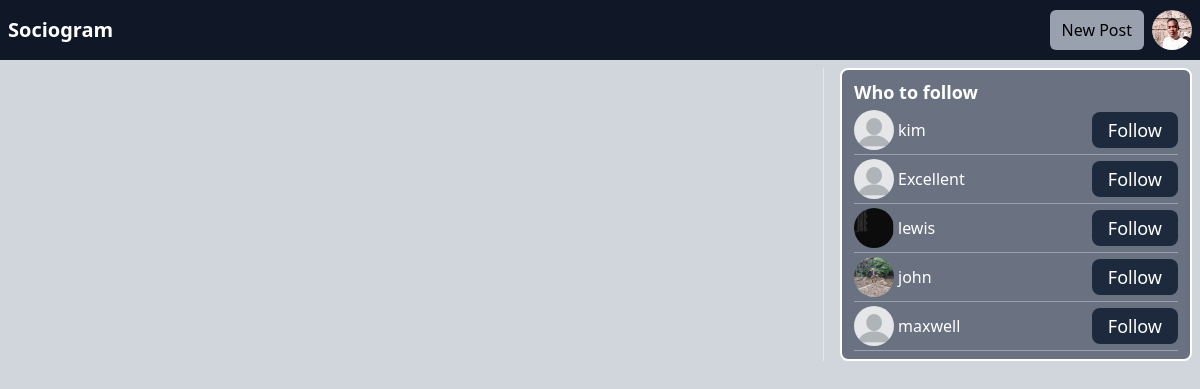
The page / (signed in) on the database its author committed.
### accounts/models.py (models this page shows)
class Profile(models.Model):
    user = models.ForeignKey(User, on_delete=models.CASCADE)
    id_user = models.IntegerField()
    bio = models.TextField(blank=True)
    profileimg = models.ImageField(upload_to='profile_images', default='blank-profile.png')
    backgroundimg = models.ImageField(
        upload_to="profile_images", default="blank-profile.png"
    )
    location = models.CharField(max_length=100, blank=True)
    def __str__(self):
        return self.user.username

### core/views.py (the view)
# urls.py: path("", views.index, name="index"),
@login_required(login_url="accounts:login")
def index(request):
    user_object = User.objects.get(username=request.user.username)
    user_profile = []
    username = request.user.username
    try:
        user_profile = Profile.objects.get(user=user_object)
    except:
        print("profile does not exist")
    user_following_list = []
    feed = []
    user_following = FollowersCount.objects.filter(follower=request.user.username)
    for users in user_following:
        user_following_list.append(users.user)
    for username in user_following_list:
        feed_list = Post.objects.filter(user=username)
        feed.append(feed_list)
    feed_list = list(chain(*feed))
    users = User.objects.all()
    user_following_all = []
    for user in user_following:
        user_list = User.objects.get(username=user.user)
        user_following_all.append(user_list)
    new_suggestions_list = [x for x in list(users) if (x not in list(user_following_all))]
    current_user = User.objects.filter(username=request.user.username)
    final_suggestions_list = [x for x in list(new_suggestions_list) if ( x not in list(current_user))]
    random.shuffle(final_suggestions_list)
    username_profile = []
    username_profile_list = []
    for users in final_suggestions_list:
        username_profile.append(users.id)
    for ids in username_profile:
        profile_lists = Profile.objects.filter(id_user=ids)
        username_profile_list.append(profile_lists)
    suggestions_username_profile_list = list(chain(*username_profile_list))
    for post in feed_list:
        user_object = User.objects.get(username=post.user)
        user_profile = Profile.objects.get(user=user_object)
        post.profileimg = user_profile.profileimg
    return render(
        request,
        "index.html",
        {
            "username": username,
            "user_profile": user_profile,
            "posts": feed_list,
            "users_to_follow": suggestions_username_profile_list,
        },
    )

### templates/index.html (shortened to what this page needs)
{% extends "base.html" %}
{% load like_filters %}
{% block content %}
    <section class="bg-gray-300 h-screen">
        <div class='flex flex-col  md:flex-row md:space-x-4'>
            <ul class='border-r border-gray-200 w-full mt-2'>
            </ul>
            <div class='border-2 bg-gray-500 text-white w-[500px] mt-2 rounded-lg h-full flex flex-col justify-center px-3 py-2 md:mr-2'>
                <h2 class="text-lg font-bold">Who to follow</h2>
                {% for user in users_to_follow %}
                <div class="flex justify-between items-center border-b border-gray-400 py-1">
                    <div class="flex items-center space-x-1">
                        <img src="{{user.profileimg.url}}" alt="" class="h-10 w-10 rounded-full">
                        <a
                            href={% url 'accounts:profile' user %}
                            class="hover:underline"
                        >
                            {{user}}
                        </a>
                    </div>
                    <form
                        method="post"
                        class="follow-form"
                        data-url="{% url 'accounts:follow' %}"
                    >
                        <button type="submit" class="follow-btn bg-slate-800 text-lg text-white px-4 py-1 rounded-lg">Follow</button>
                    </form>
                </div>
                {% endfor %}
            </div>
        </div>
    </section>
{% endblock content %}

### rows shown on the page
Profile: profileimg (placeholder picture), user.username "kim"
Profile: profileimg (placeholder picture), user.username "Excellent"
Profile: profileimg (picture), user.username "lewis"
Profile: profileimg (picture), user.username "john"
Profile: profileimg (placeholder picture), user.username "maxwell"
